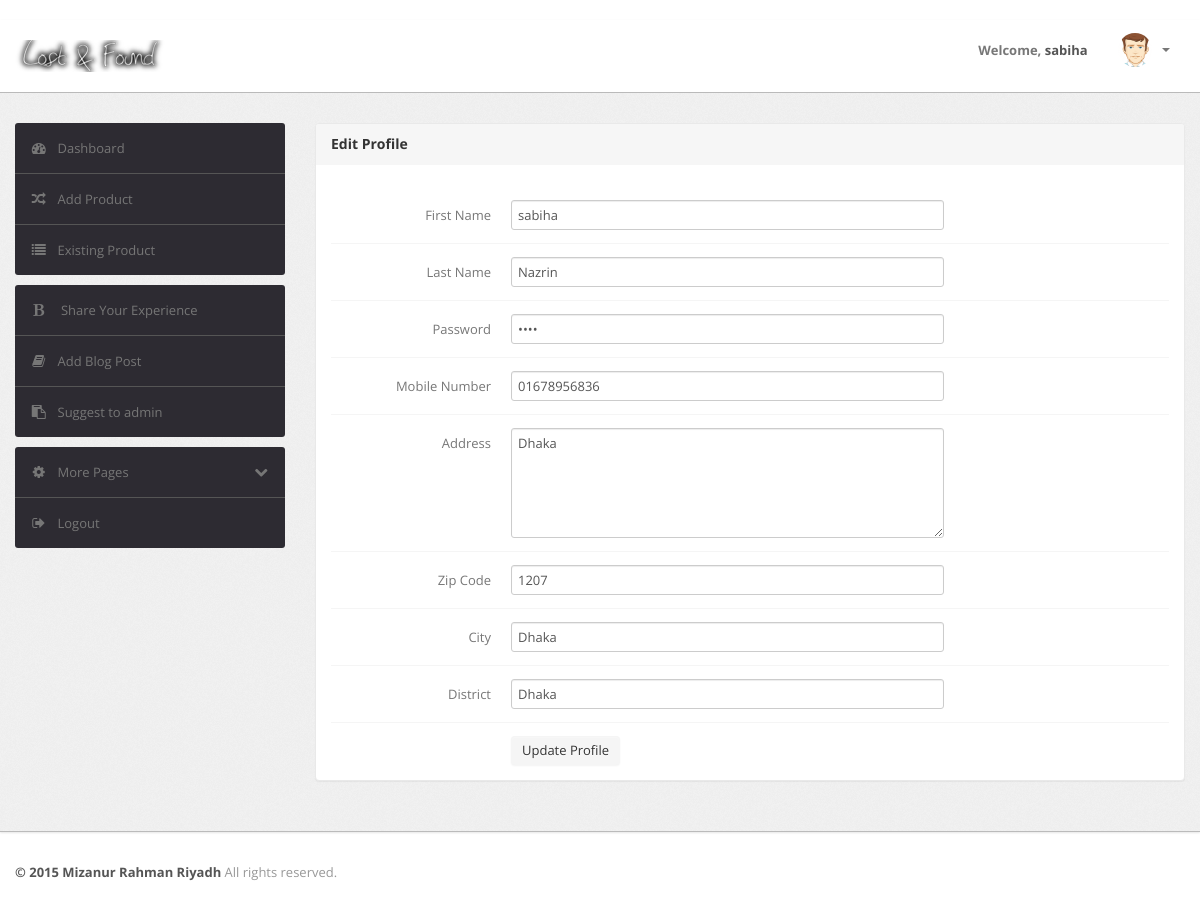
The page /profile_edit.php?id=302349 (signed in) on the database its author committed.
### tables this page shows
CREATE TABLE `profiles` (
  `id` int(11) NOT NULL,
  `user_id` int(11) NOT NULL,
  `first_name` varchar(20) NOT NULL,
  `last_name` varchar(20) NOT NULL,
  `password` varchar(30) NOT NULL,
  `mobile_number` varchar(15) NOT NULL,
  `address` varchar(255) NOT NULL,
  `zip_code` varchar(16) NOT NULL,
  `city` varchar(255) NOT NULL,
  `district` varchar(255) NOT NULL,
  `status` tinyint(1) NOT NULL,
  `created` datetime NOT NULL,
  `created_by` int(11) NOT NULL,
  `modified` datetime NOT NULL,
  `modified_by` int(11) NOT NULL,
  `deleted_at` timestamp NOT NULL DEFAULT CURRENT_TIMESTAMP ON UPDATE CURRENT_TIMESTAMP,
  `profile_picture` varchar(255) NOT NULL
);

### src/Profile/Profiles.php (called while the page is built, shortened)
<?php
class Profiles
{
    public $data = array();
    function __construct()
    {
        $this->conn = new \PDO('mysql:host=localhost;dbname=lostnfound', 'root', '');
        $this->conn->setAttribute(\PDO::ATTR_ERRMODE, \PDO::ERRMODE_EXCEPTION);
    }
    public function User_Profile($user_id)
    {
        $this->user_id = $user_id;
        try {
            $query = "SELECT * FROM profiles WHERE user_id='$this->user_id'";
            $result = $this->conn->query($query);
            foreach ($result as $row) {
                $this->data = $row;
            }
            return $this->data;
        } catch (PDOException $e) {
            echo 'ERROR: ' . $e->getMessage();
        }
    }
}

### profile_edit.php (the view, shortened to what this page needs)
<?php
if (isset($_SESSION['user_id']) && !empty($_SESSION['user_id'])) {
    if (isset($_GET['id']) && !empty($_GET['id'])) {
        $profile = new Profiles();
        $my_profile = $profile->User_Profile($_GET['id']);
    } else {
        $profile = new Profiles();
        $my_profile = $profile->User_Profile($_SESSION['user_id']);
    }
    ?>
    ﻿<!DOCTYPE html>
    <html lang="en">
        <head>
        <head>
            <link type="text/css" href="bootstrap/css/bootstrap.min.css" rel="stylesheet">
            <link type="text/css" href="bootstrap/css/bootstrap-responsive.min.css" rel="stylesheet">
            <link type="text/css" href="css/theme.css" rel="stylesheet">
            <link type="text/css" href="images/icons/css/font-awesome.css" rel="stylesheet">
        </head>
        <body>
            <div class="navbar navbar-fixed-top">
                <div class="navbar-inner">
                    <div class="container">
                            <a class="brand" href="dashboard.php"><img src="assets/admin/layout3/img/mylogo2.png"</a>
                        <div class="nav-collapse collapse navbar-inverse-collapse">
                            <ul class="nav nav-icons">
                            </ul>
                            <ul class="nav pull-right">
                                <li><a href="#">Welcome, <b><?php echo $_SESSION['username']; ?></b> </a></li>
                                <li class="nav-user dropdown"><a href="#" class="dropdown-toggle" data-toggle="dropdown">
                                        <img src="images/user.png" class="nav-avatar" />
                                        <b class="caret"></b></a>
                                </li>
                            </ul>
                        </div>
                    </div>
                </div>
            </div>
            <div class="wrapper">
                <div class="container">
                    <div class="row">
                        <div class="span3">
                            <div class="sidebar">
                                <ul class="widget widget-menu unstyled">
                                    <?php
    include_once "menu.php";
    ?>
                                </ul>
                                <ul class="widget widget-menu unstyled">
                                    <li><a href="#"><i class="menu-icon icon-bold"></i> Share Your Experience </a></li>
                                    <li><a href="#"><i class="menu-icon icon-book"></i>Add Blog Post </a></li>
                                    <li><a href="#"><i class="menu-icon icon-paste"></i>Suggest to admin </a></li>
                                </ul>
                                <ul class="widget widget-menu unstyled">
                                    <li><a class="collapsed" data-toggle="collapse" href="#togglePages"><i class="menu-icon icon-cog">
                                            </i><i class="icon-chevron-down pull-right"></i>More Pages </a>
                                    </li>
                                    <li><a href="logout.php"><i class="menu-icon icon-signout"></i>Logout </a></li>
                                </ul>
                            </div>
                        </div>
                        <div class="span9">
                            <div class="content">
                                <div class="module">
                                    <div class="module-head">
                                        <h3>Edit Profile</h3>
                                    </div>
                                    <div class="module-body">
                                        <br />
                                        <form action="src/Profile/profile_update.php" method="POST" class="form-horizontal row-fluid">
                                        <form action="src/profiles/profile_update.php" method="POST" class="form-horizontal row-fluid">
                                            <div class="control-group">
                                                <label class="control-label" for="first_name">First Name</label>
                                                <div class="controls">
                                                    <input type="text" name="first_name" id="first_name" placeholder="First Name goes Here" class="span8" value="<?php
    if (isset($my_profile['first_name'])) {
        echo $my_profile['first_name'];
    }
    ?>"/>
                                                </div>
                                            </div>
                                            <div class="control-group">
                                                <label class="control-label" for="last_name">Last Name</label>
                                                <div class="controls">
                                                    <input type="text" name="last_name" id="last_name" value="<?php
    if (isset($my_profile['last_name'])) {
        echo $my_profile['last_name'];
    }
    ?>" placeholder="Last Name goes Here" class="span8">
                                                </div>
                                            </div>
                                            <div class="control-group">
                                                <label class="control-label" for="password">Password</label>
                                                <div class="controls">
                                                    <input type="password" name="password" id="password" value="<?php
    if (isset($my_profile['password'])) {
        echo $my_profile['password'];
    }
    ?>" placeholder="Put Your New Password" class="span8">
                                                </div>
                                            </div>
                                            <div class="control-group">
                                                <label class="control-label" for="mobile_number">Mobile Number</label>
                                                <div class="controls">
                                                    <input type="text" name="mobile_number" id="mobile_number" value="<?php
    if (isset($my_profile['mobile_number'])) {
        echo $my_profile['mobile_number'];
    }
    ?>" placeholder="Ex : 01717613327" class="span8">
                                                </div>
                                            </div>
                                            <div class="control-group">
                                                <label class="control-label" for="address">Address</label>
                                                <div class="controls">
                                                    <textarea name="address" id="address"  class="span8" rows="5"><?php
    if (isset($my_profile['address'])) {
        echo $my_profile['address'];
    }
    ?></textarea>
                                                </div>
                                            </div>
                                            <div class="control-group">
                                                <label class="control-label" for="zip_code">Zip Code</label>
                                                <div class="controls">
                                                    <input type="text" name="zip_code" id="zip_code" value="<?php
    if (isset($my_profile['zip_code'])) {
        echo $my_profile['zip_code'];
    }
    ?>" placeholder="Ex : 1203" class="span8">
                                                </div>
                                            </div>
                                            <div class="control-group">
                                                <label class="control-label" for="city">City</label>
                                                <div class="controls">
                                                    <input type="text" name="city" id="zip_code" value="<?php
    if (isset($my_profile['city'])) {
        echo $my_profile['city'];
    }
    ?>" placeholder="Dhaka" class="span8">
                                                </div>
                                            </div>
                                            <div class="control-group">
                                                <label class="control-label" for="district">District</label>
                                                <div class="controls">
                                                    <input type="text" name="district" id="district" value="<?php
    if (isset($my_profile['district'])) {
        echo $my_profile['district'];
    }
    ?>" placeholder="Dhaka" class="span8">
                                                </div>
                                            </div>
                                            <div class="control-group">
                                                <div class="controls">
                                                    <button type="submit" class="btn">Update Profile</button>
                                                </div>
                                            </div>
                                        </form>
                                    </div>
                                </div>
                            </div>
                        </div>
                    </div>
                </div>
            </div>
            <div class="footer">
                <div class="container">
                    <b class="copyright">&copy; 2015 Mizanur Rahman Riyadh </b>All rights reserved.
                </div>
            </div>
        </body>
    </html>
    <?php
} else {
    $_SESSION['invalid'] = "Access Denied ! Please login for continue";
    header('location:login.php');
}
?>

### css/theme.css (style rules this page uses)
body { font-size: 13px; font-family: 'Open Sans', Arial, sans-serif; background: #fff; color: #777 }
h1, h2, h3, h4, h5, h6 { color: #333; margin-top: 0 }
h3 { font-size: 20px }
strong, b { color: #555 }
.wrapper { background: url(../images/bg.png) #eee; border-bottom: 1px solid #bbb; -webkit-box-shadow: 0 1px 2px rgba(0,0,0,0.1); -moz-box-shadow: 0 1px 2px rgba(0,0,0,0.1); box-shadow: 0 1px 2px rgba(0,0,0,0.1); padding: 30px 0 }
.footer { color: #999; padding: 30px 0 60px }
form { margin: 0 }
select, textarea, input[type="text"], input[type="password"], input[type="datetime"], input[type="datetime-local"], input[type="date"], input[type="month"], input[type="time"], input[type="week"], input[type="number"], input[type="email"], input[type="url"], input[type="search"], input[type="tel"], input[type="color"], .uneditable-input, label, input, button, select, textarea { -webkit-border-radius: 3px; -moz-border-radius: 3px; border-radius: 3px; font-size: 13px; font-family: 'Open Sans', Tahoma, Arial, sans-serif }
body [class^="icon-"], body [class*=" icon-"] { font-size: 14px; line-height: 20px; height: 20px }
.module { background: #fff; -webkit-border-radius: 3px; -moz-border-radius: 3px; border-radius: 3px; border: 1px solid #ccc; border-bottom-color: #bbb; -webkit-box-shadow: 0 0 1px rgba(0,0,0,0.2); -moz-box-shadow: 0 0 1px rgba(0,0,0,0.2); box-shadow: 0 0 1px rgba(0,0,0,0.2); margin-bottom: 30px }
.form-horizontal .control-group, .form-vertical .control-group { margin-bottom: 0 }
.form-horizontal .control-group+.control-group, .form-vertical .control-group+.control-group { margin-top: 13px; padding-top: 13px; border-top: 1px solid #f5f5f5 }
.navbar { position: static!important; margin: 0!important }
.navbar .navbar-inner { background: #fff; border-bottom: 1px solid #bbb; -webkit-box-shadow: 0 1px 2px rgba(0,0,0,0.15); -moz-box-shadow: 0 1px 2px rgba(0,0,0,0.15); box-shadow: 0 1px 2px rgba(0,0,0,0.15) }
.navbar .brand { color: #333; font-weight: bold; font-size: 20px; margin-right: 20px; padding: 20px }
.navbar .nav>li>a { padding: 20px 15px; font-weight: bold; color: #777 }
.nav-user>a { height: 20px }
.nav-avatar { width: 34px; height: 34px; margin: -7px 5px 0 0; -webkit-border-radius: 50%; -moz-border-radius: 50%; border-radius: 50% }
.btn, .btn-box { -webkit-border-radius: 3px; -moz-border-radius: 3px; border-radius: 3px }
.btn { font-size: 13px; font-weight: 600 }
.btn { display: inline-block; margin-bottom: 0; font-weight: 400; text-align: center; vertical-align: middle; cursor: pointer; background-image: none; border: 1px solid transparent; white-space: nowrap; padding: 4px 10px; font-size: 13px; line-height: 1.42857; border-radius: 4px; -webkit-user-select: none; -moz-user-select: none; -ms-user-select: none; user-select: none }
.widget-menu { background: #fff; -webkit-border-radius: 3px; -moz-border-radius: 3px; border-radius: 3px; overflow: hidden }
.widget-menu a { color: #555; display: block; line-height: 20px; padding: 15px; text-decoration: none!important }
.widget-menu .menu-icon { margin-right: 10px; color: #767676; -webkit-transition: all .2s ease-in-out; -moz-transition: all .2s ease-in-out; transition: all .2s ease-in-out; }
.widget-menu>li+li { border-top: 1px solid #555 }
.widget-menu>li>a { background-color: #2d2b32; color: #767676; -webkit-transition: all .2s ease-in-out; -moz-transition: all .2s ease-in-out; transition: all .2s ease-in-out; }
.widget-menu>li>a .icon-chevron-down { display: none }
.widget-menu>li>a.collapsed .icon-chevron-down { display: block }
.module { box-shadow: 0 0 3px rgba(0,0,0,.1); border-color: #e9e9e9; margin-bottom: 20px; background-color: #fff; border-radius: 4px; -webkit-box-shadow: 0 1px 1px rgba(0,0,0,.05); box-shadow: 0 1px 1px rgba(0,0,0,.05); }
.module-head { color: #767676; background-color: #f6f6f6; border-color: #e9e9e9; padding: 10px 15px; border-bottom: 1px solid transparent; border-top-right-radius: 3px; border-top-left-radius: 3px; }
.module-head h3 { font-size: 14px; line-height: 20px; height: 20px; margin: 0 }
.module-body { padding: 15px }

### rows shown on the page
profiles: first_name "sabiha", last_name "Nazrin", mobile_number "01678956836", address "Dhaka", zip_code "1207", city "Dhaka", district "Dhaka"

### other values the page prints
$_SESSION['username'] "sabiha"
